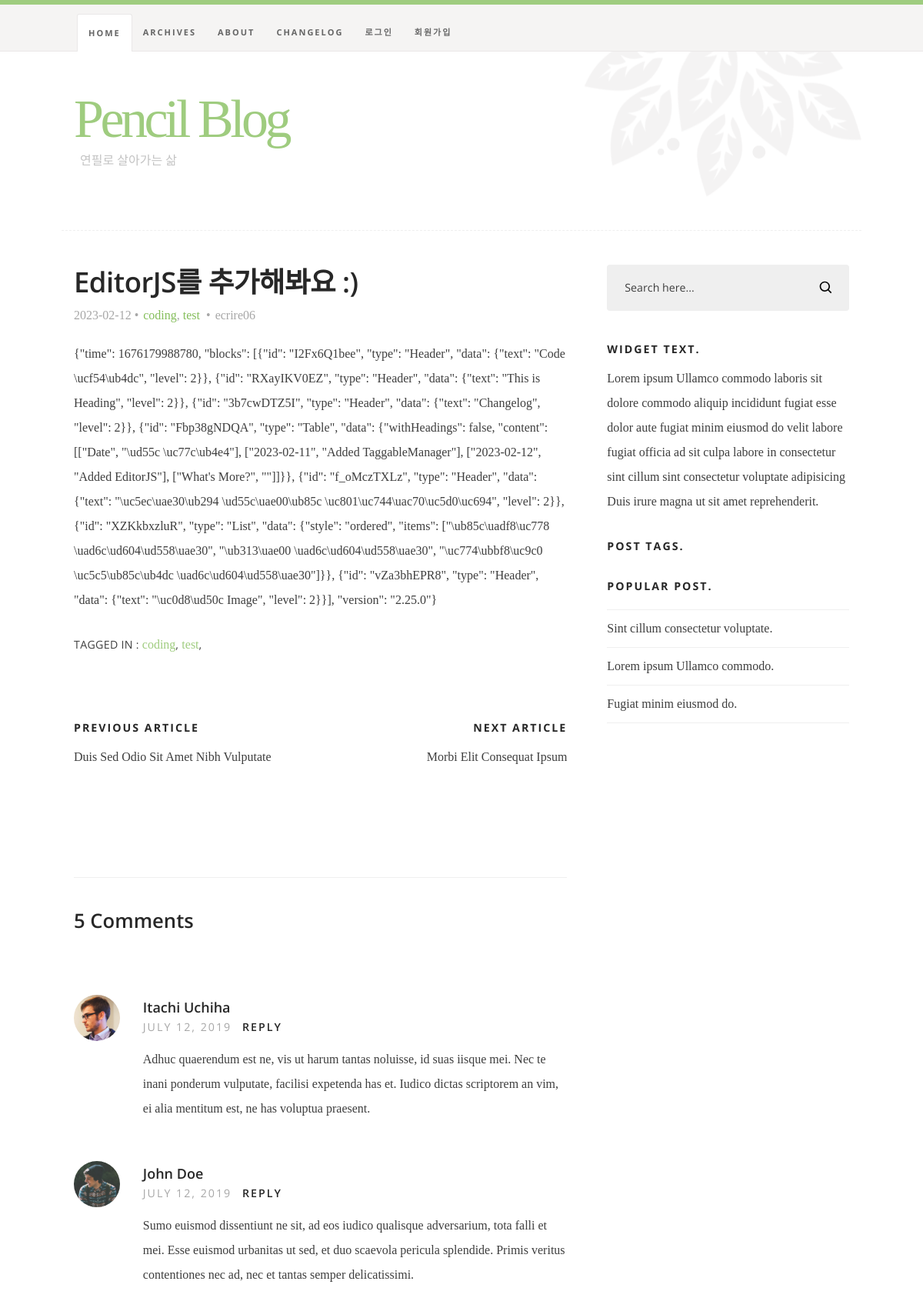
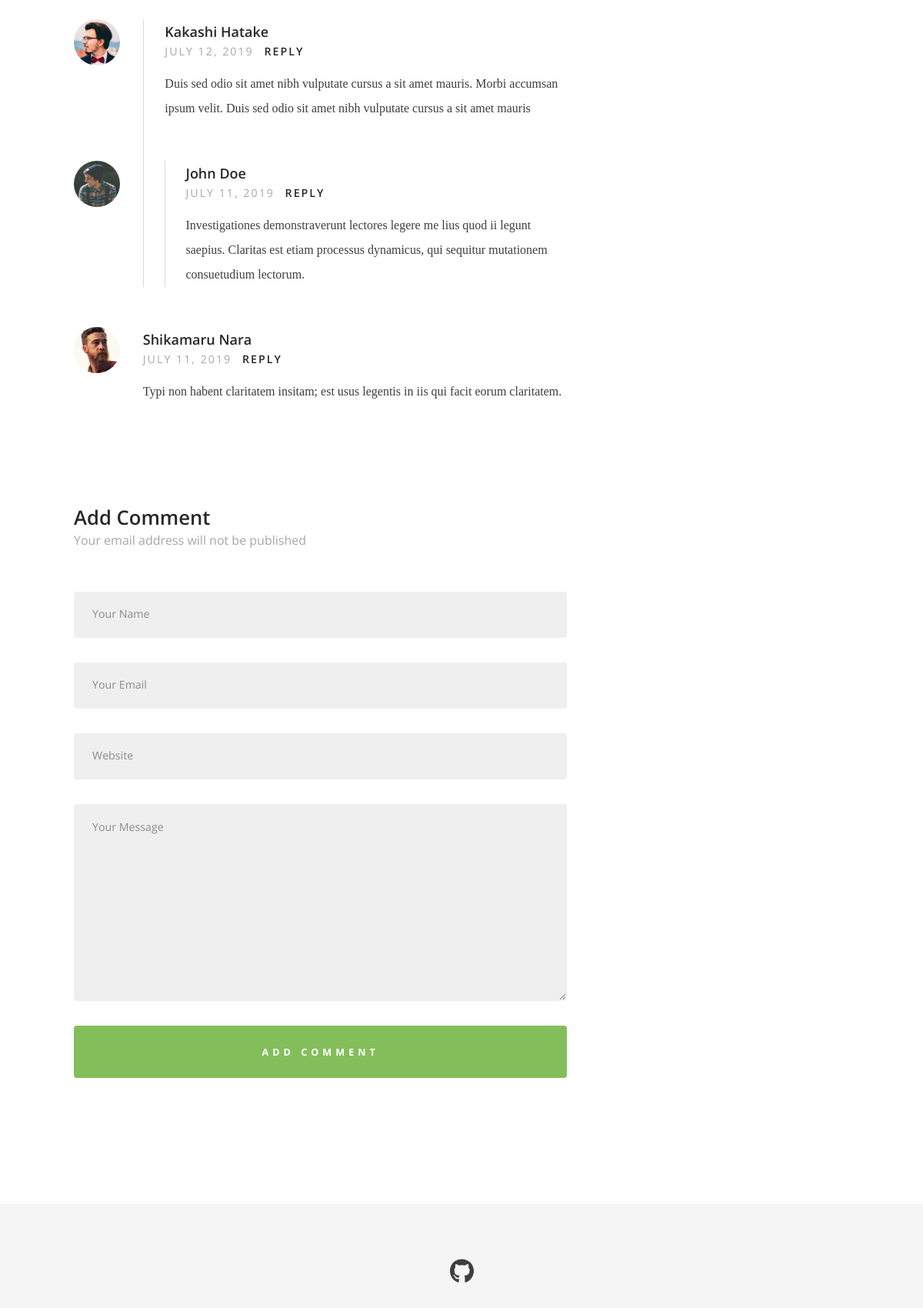
/blog/post/1 (upper part), run on the app's committed database (2 pictures, top to bottom).
### blog/models.py (models this page shows, shortened)
class Post(models.Model):
    author = models.ForeignKey(settings.AUTH_USER_MODEL,
                               on_delete=models.CASCADE)
    title = models.CharField(max_length=100)
    body_editorjs_custom = EditorJsJSONField(
        plugins=[
            "@editorjs/image",
            "@editorjs/header",
            "editorjs-github-gist-plugin",
            "@editorjs/code@2.6.0",  # version allowed :)
            "@editorjs/list@latest",
            "@editorjs/inline-code",
            "@editorjs/table",
        ],
        tools={
            "Gist": {
                "class": "Gist"  # Include the plugin class. See docs Editor.js plugins
            },
            "Image": {
                "config": {
                    "endpoints": {
                        "byFile": "/uploads"  # Your custom backend file uploader endpoint
                    }
                }
            }
        },
        i18n={
            'messages': {
                'blockTunes': {
                    "delete": {
                        "Delete": "삭제"
                    },
                    "moveUp": {
                        "Move up": "위로"
                    },
                    "moveDown": {
                        "Move down": "아래로"
                    }
                }
            },
        },
        null=True,
        blank=True
        )
    created_date = models.DateTimeField(auto_now_add=True)
    published_date = models.DateTimeField(blank=True, null=True)
    tags = TaggableManager()

### blog/views.py (the view)
# urls.py: path('post/<int:pk>', PostDetailView.as_view(), name='single'),
class PostDetailView(generic.DetailView):
  model = Post
  template_name = 'single.html'

### blog/templates/single.html (shortened to what this page needs)
{% extends 'base.html' %}
{% load static %}
{% block content %}
<body id="top" class="ss-single">
{% include 'header.html' %}
    <div class="s-content">
        <div class="row">
            <div id="main" class="s-content__main large-8 column">
                <article class="entry">
                    <header class="entry__header">
                        <h2 class="entry__title h1">
                            <a href="/blog/post/{{ post.pk }}" title="">{{ post.title }}</a>
                        </h2>
                        <div class="entry__meta">
                            <ul>
                                <li>{{ post.created_date|date:"Y-m-d" }}</li>
                                <li>
                                    {% for tag in post.tags.all %}
                                      {% if forloop.last %}
                                        <a href="#" title="" rel="category tag">{{ tag.name }}</a>
                                      {% else %}
                                        <a href="#" title="" rel="category tag">{{ tag.name }}</a>,
                                      {% endif %}
                                    {% endfor %}
                                </li>
                                <li>{{ post.author}}</li>
                            </ul>
                        </div>
                    </header>
                    <div class="entry__content">
                        <p class="">
                          {% load editorjs %}
                          {{ post.body_editorjs_custom | editorjs }}
                        </p>
                    </div>
                    <p class="entry__tags">
                        <span>Tagged in </span>:
                                    {% for tag in post.tags.all %}
                                        <a href="#0">{{ tag.name }}</a>,
                                    {% endfor %}
                    </p>
                    <ul class="entry__post-nav h-group">
                        <li class="prev"><a rel="prev" href="#0"><strong class="h6">Previous Article</strong> Duis Sed Odio Sit Amet Nibh Vulputate</a></li>
                        <li class="next"><a rel="next" href="#0"><strong class="h6">Next Article</strong> Morbi Elit Consequat Ipsum</a></li>
                    </ul>
                </article>
                <div class="comments-wrap">
                    <div id="comments">
                        <h3>5 Comments</h3>
                        <ol class="commentlist">
                            <li class="depth-1 comment">
                                <div class="comment__avatar">
                                    <img class="avatar" src="{% static 'images/avatars/user-01.jpg' %}" alt="" width="50" height="50">
                                </div>
                                <div class="comment__content">
                                    <div class="comment__info">
                                        <div class="comment__author">Itachi Uchiha</div>
                                        <div class="comment__meta">
                                            <div class="comment__time">July 12, 2019</div>
                                            <div class="comment__reply">
                                                <a class="comment-reply-link" href="#0">Reply</a>
                                            </div>
                                        </div>
                                    </div>
                                    <div class="comment__text">
                                    <p>Adhuc quaerendum est ne, vis ut harum tantas noluisse, id suas iisque mei. Nec te inani ponderum vulputate,
                                    facilisi expetenda has et. Iudico dictas scriptorem an vim, ei alia mentitum est, ne has voluptua praesent.</p>
                                    </div>
                                </div>
                            </li>
                            <li class="thread-alt depth-1 comment">
                                <div class="comment__avatar">
                                    <img class="avatar" src="{% static 'images/avatars/user-04.jpg' %}" alt="" width="50" height="50">
                                </div>
                                <div class="comment__content">
                                    <div class="comment__info">
                                        <div class="comment__author">John Doe</div>
                                        <div class="comment__meta">
                                            <div class="comment__time">July 12, 2019</div>
                                            <div class="comment__reply">
                                                <a class="comment-reply-link" href="#0">Reply</a>
                                            </div>
                                        </div>
                                    </div>
                                    <div class="comment__text">
                                    <p>Sumo euismod dissentiunt ne sit, ad eos iudico qualisque adversarium, tota falli et mei. Esse euismod
                                    urbanitas ut sed, et duo scaevola pericula splendide. Primis veritus contentiones nec ad, nec et
                                    tantas semper delicatissimi.</p>
                                    </div>
                                </div>
                                <ul class="children">
                                    <li class="depth-2 comment">
                                        <div class="comment__avatar">
                                            <img class="avatar" src="{% static 'images/avatars/user-03.jpg' %}" alt="" width="50" height="50">
                                        </div>
                                        <div class="comment__content">
                                            <div class="comment__info">
                                                <div class="comment__author">Kakashi Hatake</div>
                                                <div class="comment__meta">
                                                    <div class="comment__time">July 12, 2019</div>
                                                    <div class="comment__reply">
                                                        <a class="comment-reply-link" href="#0">Reply</a>
                                                    </div>
                                                </div>
                                            </div>
                                            <div class="comment__text">
                                                <p>Duis sed odio sit amet nibh vulputate
                                                cursus a sit amet mauris. Morbi accumsan ipsum velit. Duis sed odio sit amet nibh vulputate
                                                cursus a sit amet mauris</p>
                                            </div>
                                        </div>
                                        <ul class="children">
                                            <li class="depth-3 comment">
                                                <div class="comment__avatar">
                                                    <img class="avatar" src="{% static 'images/avatars/user-04.jpg' %}" alt="" width="50" height="50">
                                                </div>
                                                <div class="comment__content">
                                                    <div class="comment__info">
                                                        <div class="comment__author">John Doe</div>
                                                        <div class="comment__meta">
                                                            <div class="comment__time">july 11, 2019</div>
                                                            <div class="comment__reply">
                                                                <a class="comment-reply-link" href="#0">Reply</a>
                                                            </div>
                                                        </div>
                                                    </div>
                                                    <div class="comment__text">
                                                    <p>Investigationes demonstraverunt lectores legere me lius quod ii legunt saepius. Claritas est
                                                    etiam processus dynamicus, qui sequitur mutationem consuetudium lectorum.</p>
                                                    </div>
                                                </div>
                                            </li>
                                        </ul>
                                    </li>
                                </ul>
                            </li>
                            <li class="depth-1 comment">
                                <div class="comment__avatar">
                                    <img class="avatar" src="{% static 'images/avatars/user-02.jpg' %}" alt="" width="50" height="50">
                                </div>
                                <div class="comment__content">
                                    <div class="comment__info">
                                        <div class="comment__author">Shikamaru Nara</div>
                                        <div class="comment__meta">
                                            <div class="comment__time">July 11, 2019</div>
                                            <div class="comment__reply">
                                                <a class="comment-reply-link" href="#0">Reply</a>
                                            </div>
                                        </div>
                                    </div>
                                    <div class="comment__text">
                                    <p>Typi non habent claritatem insitam; est usus legentis in iis qui facit eorum claritatem.</p>
                                    </div>
                                </div>
                            </li>
                        </ol>
                    </div>
                    <div class="comment-respond">
                        <div id="respond">
                            <h3>Add Comment <span>Your email address will not be published</span></h3>
                            <form name="contactForm" id="contactForm" method="post" action="" autocomplete="off">
                                <fieldset>
                                    <div class="form-field">
                                        <input name="cName" id="cName" class="h-full-width" placeholder="Your Name" value="" type="text">
                                    </div>
                                    <div class="form-field">
                                        <input name="cEmail" id="cEmail" class="h-full-width" placeholder="Your Email" value="" type="text">
                                    </div>
                                    <div class="form-field">
                                        <input name="cWebsite" id="cWebsite" class="h-full-width" placeholder="Website" value="" type="text">
                                    </div>
                                    <div class="message form-field">
                                        <textarea name="cMessage" id="cMessage" class="h-full-width" placeholder="Your Message"></textarea>
                                    </div>
                                    <input name="submit" id="submit" class="btn btn--primary btn-wide btn--large h-full-width" value="Add Comment" type="submit">
                                </fieldset>
                            </form>
                        </div>
                    </div>
                </div>
            </div>
{% include 'sidebar.html' %}
        </div>
    </div>
{% include 'footer.html' %}
</body>
{% endblock %}

### static/css/base.css (style rules this page uses)
html { line-height: 1.15; -webkit-text-size-adjust: 100%; }
body { margin: 0; }
a { background-color: transparent; }
b, strong { font-weight: bolder; }
img { border-style: none; }
button, input, optgroup, select, textarea { font-family: inherit; font-size: 100%; line-height: 1.15; margin: 0; }
button, input { overflow: visible; }
button, [type="button"], [type="reset"], [type="submit"] { -webkit-appearance: button; }
fieldset { padding: 0.35em 0.75em 0.625em; }
textarea { overflow: auto; }
html { font-size: 62.5%; -webkit-box-sizing: border-box; box-sizing: border-box; }
*, *::before, *::after { -webkit-box-sizing: inherit; box-sizing: inherit; }
body { font-weight: normal; line-height: 1; word-wrap: break-word; -moz-font-smoothing: grayscale; -moz-osx-font-smoothing: grayscale; -webkit-font-smoothing: antialiased; -webkit-overflow-scrolling: touch; -webkit-text-size-adjust: none; }
svg, img, video embed, iframe, object { max-width: 100%; height: auto; }
div, dl, dt, dd, ul, ol, li, h1, h2, h3, h4, h5, h6, pre, form, p, blockquote, th, td { margin: 0; padding: 0; }
p { font-size: inherit; text-rendering: optimizeLegibility; }
strong, b { font-weight: bold; line-height: inherit; }
ol, ul { list-style: none; }
li { display: block; }
a { text-decoration: none; line-height: inherit; }
fieldset { margin: 0; padding: 0; }
input[type="email"], input[type="number"], input[type="search"], input[type="text"], input[type="tel"], input[type="url"], input[type="password"], textarea { -webkit-appearance: none; -moz-appearance: none; appearance: none; }
.row { width: 92%; max-width: 1040px; margin: 0 auto; display: -ms-flexbox; display: -webkit-box; display: flex; -ms-flex-flow: row wrap; -webkit-box-orient: horizontal; -webkit-box-direction: normal; flex-flow: row wrap; }
.column { -ms-flex: 1 1 0%; -webkit-box-flex: 1; flex: 1 1 0%; padding: 0 20px; }
.large-8 { -ms-flex: 0 0 66.66667%; -webkit-box-flex: 0; flex: 0 0 66.66667%; max-width: 66.66667%; }
@media screen and (max-width:1200px) { .column { padding: 0 16px; } }
.h-group:after { content: ""; display: table; clear: both; }
.h-full-width { width: 100%; }

### data on the page
Post: title "EditorJS를 추가해봐요 :)", created_date "2023-02-12", author "ecrire06", body_editorjs_custom|editorjs "{\"time\": 1676179988780, \"blocks\": [{\"id\": \"I2Fx6Q1bee\", \"type\": \"Header\", \"data\": {\"text\": \"Code \\ucf54\\ub4dc\", \"level\": 2}}, {\"id\": \"RXayIKV0EZ\", \"type\": \"Header\", \"data\": {\"text\": \"This is Heading\", \"level\": 2}}, {\"id\": \"3b7cwDTZ5I\", \"type\": \"Header\", \"data\": {\"text\": \"Changelog\", \"level\": 2}}, {\"id\": \"Fbp38gNDQA\", \"type\": \"Table\", \"data\": {\"withHeadings\": false, \"content\": [[\"Date\", \"\\ud55c \\uc77c\\ub4e4\"], [\"2023-02-11\", \"Added TaggableManager\"], [\"2023-02-12\", \"Added EditorJS\"], [\"What's More?\", \"\"]]}}, {\"id\": \"f_oMczTXLz\", \"type\": \"Header\", \"data\": {\"text\": \"\\uc5ec\\uae30\\ub294 \\ud55c\\uae00\\ub85c \\uc801\\uc744\\uac70\\uc5d0\\uc694\", \"level\": 2}}, {\"id\": \"XZKkbxzluR\", \"type\": \"List\", \"data\":…"
Tag: name "coding"
Tag: name "test"
